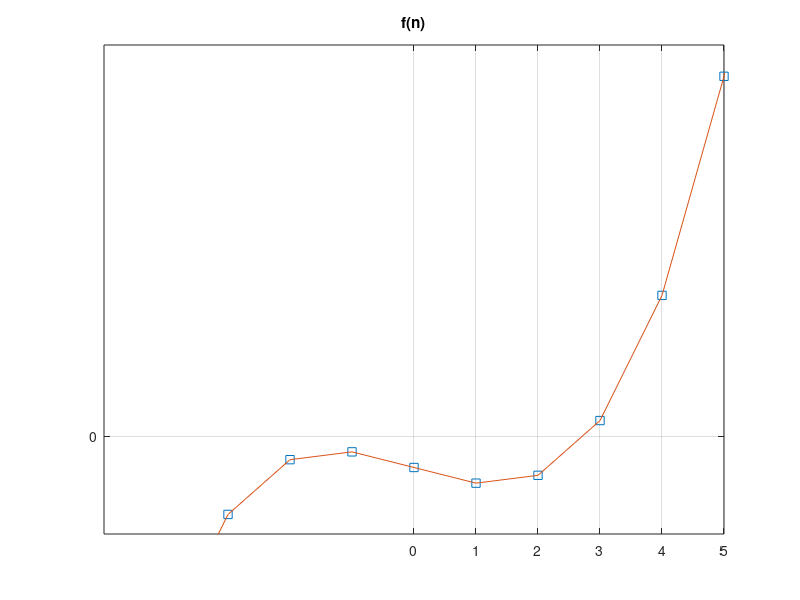

Recreate this plot in MATLAB.
n=-7:1:7;
f=power(n,3)-5*n-8;
figure(1)
subplot(1,1,1)
plot(n, f, 's', n, f)
axis([-5 5 -25 100])
title('f(n)')
set(gca, 'XTick', [0:1:7])
set(gca, 'YTick', [0])
grid on